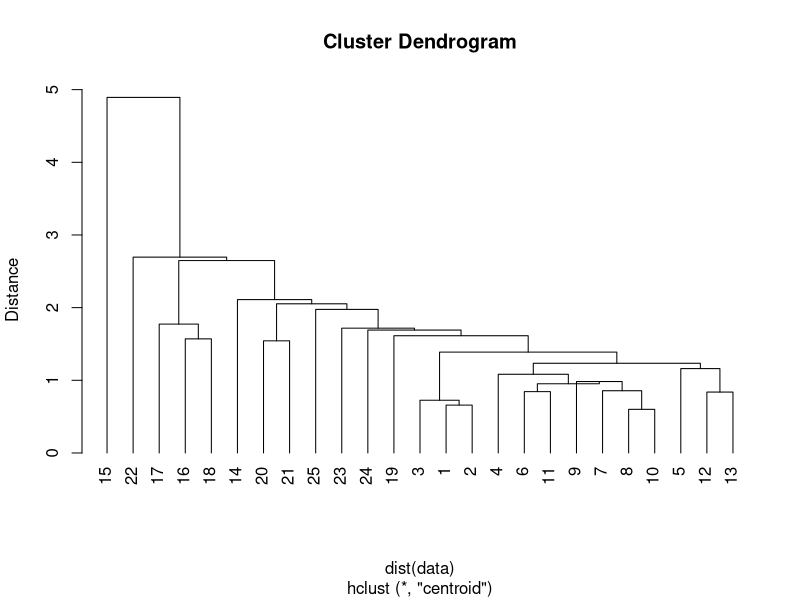

The R source for this figure:
# R code for financial companies
data1 = read.table("Cluster.txt", header=FALSE)
data = as.matrix( data1[, 4:10] )
data = scale(data)
# hierarical
hc.centroid = hclust(dist(data), method ='centroid')
plot(hc.centroid, hang = -1, ylab = "Distance")
# K-means
fit = kmeans(data, 3, nstart = 100)
 